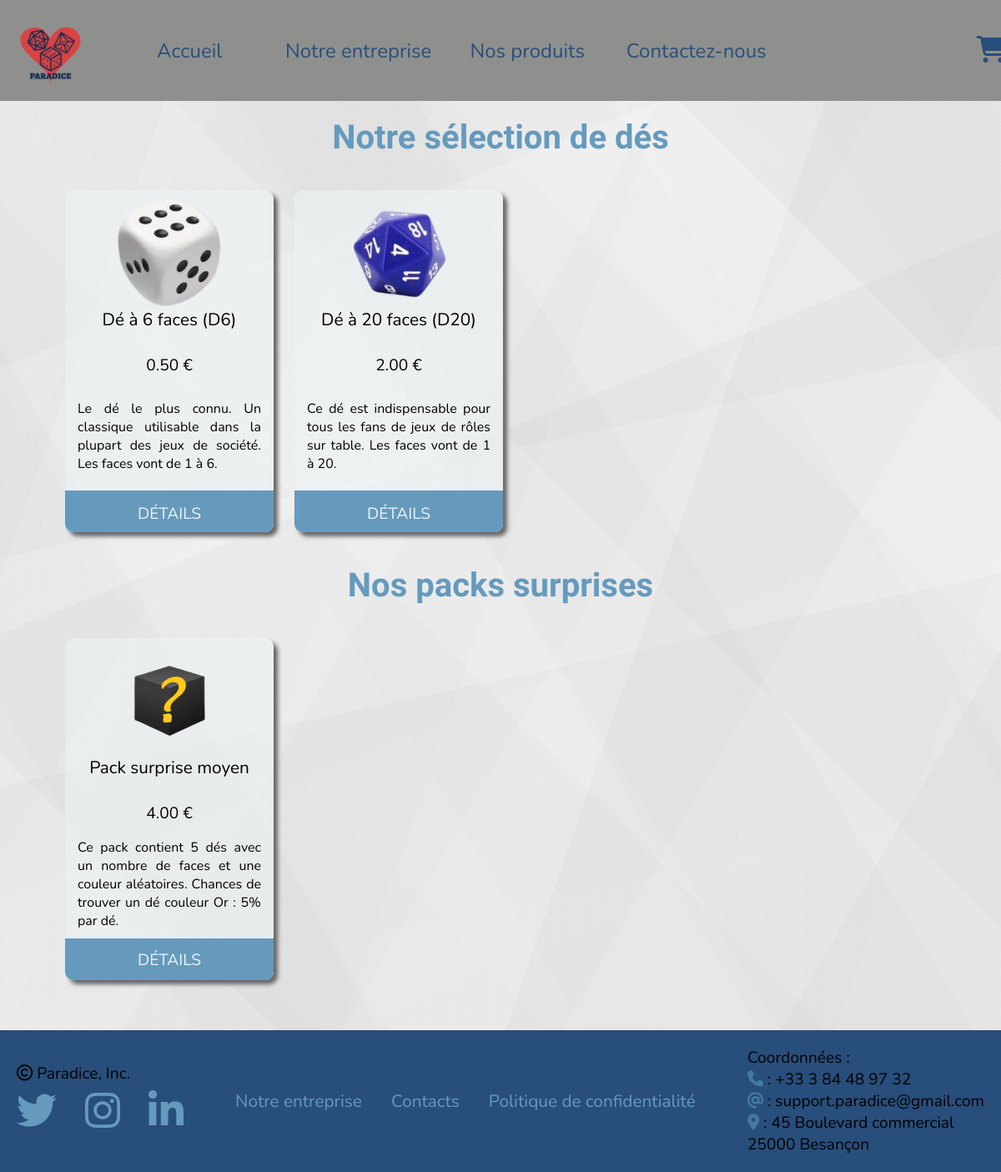
/produits.php, run on the app's committed database.
### tables this page shows
CREATE TABLE `produit` (
  `id_prod` int(11) NOT NULL,
  `nom_prod` varchar(40) NOT NULL,
  `prix_prod` decimal(5,2) NOT NULL,
  `id_univers` int(11) NOT NULL,
  `description` varchar(250) NOT NULL,
  `lib_photo` varchar(60) NOT NULL
);

### src/modele/produit-db.php (called while the page is built, shortened)
<?php
function selectAllDiceVariants () : array {
    $connexion = createConnection();
    $requeteSQL = "SELECT * FROM produit WHERE id_prod >= 900";
    $requete = $connexion->prepare($requeteSQL);
    $requete->execute();
    $produit = $requete->fetchAll(PDO::FETCH_ASSOC);
    return $produit;
}
function selectAllDiceProducts () : array {
    $connexion = createConnection();
    $requeteSQL = "SELECT * FROM produit WHERE id_prod < 900";
    $requete = $connexion->prepare($requeteSQL);
    $requete->execute();
    $produits = $requete->fetchAll(PDO::FETCH_ASSOC);
    return $produits;
}

### produits.php (the view, shortened to what this page needs)
<?php
    require_once "src/modele/produit-db.php";
    $des = selectAllDiceProducts();
    $packs = selectAllDiceVariants();
?>
<!doctype html>
<html lang="fr">
<head>
    <link rel="stylesheet" href="style.css">
    <link rel="stylesheet" href="https://cdnjs.cloudflare.com/ajax/libs/font-awesome/6.2.1/css/all.min.css"
 />
</head>
<body>
<div class="container">
    <div class="nav">
        <img src="images/Logo.png" alt="Logo">
        <ul>
            <li><a href="index.php">Accueil</a></li>
            <li><a href="entreprise.php">Notre entreprise</a></li>
            <li><a href="produits.php">Nos produits</a></li>
            <li><a href="contacts.php">Contactez-nous</a></li>
        </ul>
        <a href="panier.php" class="bouton-panier"><i class="fa-solid fa-cart-shopping"></i></a>
    </div>
    <div class="background">
    <div class="content2">
        <h2 class="title2">Notre sélection de dés</h2>
        <div class="cartes">
            <?php foreach ($des as $de) {?>
            <div class="carte2">
                <img src="images/<?= $de["lib_photo"]?>" alt="Photo de dé à <?= $de["id_prod"]?> faces" class="image">
                <div class="nom-article">
                    <div><?= $de["nom_prod"]?></div>
                </div>
                <div class="prix-achat">
                    <div><?= $de["prix_prod"]?> €</div>
                </div>
                <div class="description-rapide">
                    <div><?= $de["description"]?></div>
                </div>
                <a href="details.php?id=<?= $de['id_prod']?>" class="bouton-achat3">Détails</a>
            </div>
            <?php } ?>
        </div>
        <h2 class="title2">Nos packs surprises</h2>
        <div class="cartes">
            <?php foreach ($packs as $pack) {?>
            <div class="carte2">
                <img src="images/<?= $pack["lib_photo"]?>" alt="Photo de dé avec un point d'interrogation" class="image">
                <div class="nom-article">
                    <div><?= $pack["nom_prod"]?></div>
                </div>
                <div class="prix-achat">
                    <div><?= $pack["prix_prod"]?> €</div>
                </div>
                <div class="description-rapide">
                    <div><?= $pack["description"]?></div>
                </div>
                <a href="details.php?id=<?= $pack['id_prod']?>" class="bouton-achat">Détails</a>
            </div>
            <?php } ?>
        </div>
    </div>
    </div>
    <footer class="footer">
        <div>
            <div><i class="fa-regular fa-copyright"></i> Paradice, Inc.</div>
            <div class="contacts">
                <a href="https://www.twitter.com/" target="_blank"><i class="fa-brands fa-twitter"></i></a>
                <a href="https://www.instagram.com/" target="_blank"><i class="fa-brands fa-instagram"></i></a>
                <a href="https://www.linkedin.com/" target="_blank"><i class="fa-brands fa-linkedin-in"></i></a>
            </div>
        </div>
        <div class="liens">
            <a href="entreprise.php">Notre entreprise</a>
            <a href="contacts.php">Contacts</a>
            <a href="Mentions%20légales%20et%20politique%20de%20confidentialité.pdf">Politique de confidentialité</a>
        </div>
        <div class="infos">
            <div>Coordonnées :</div>
            <div><i class="fa-solid fa-phone"></i> : +33 3 84 48 97 32</div>
            <div><i class="fa-solid fa-at"></i> : support.paradice@gmail.com</div>
            <div><i class="fa-solid fa-location-dot"></i> : 45 Boulevard commercial</div>
            <div>25000 Besançon</div>
        </div>
    </footer>
</div>
</body>
</html>

### data on the page
produit: lib_photo (picture), nom_prod "Dé à 6 faces (D6)", prix_prod "0.50", description "Le dé le plus connu. Un classique utilisable dans la plupart des jeux de société. Les faces vont de 1 à 6."
produit: lib_photo (picture), nom_prod "Dé à 20 faces (D20)", prix_prod "2.00", description "Ce dé est indispensable pour tous les fans de jeux de rôles sur table. Les faces vont de 1 à 20."
produit: lib_photo (picture), nom_prod "Pack surprise moyen", prix_prod "4.00", description "Ce pack contient 5 dés avec un nombre de faces et une couleur aléatoires. Chances de trouver un dé couleur Or : 5% par dé."
